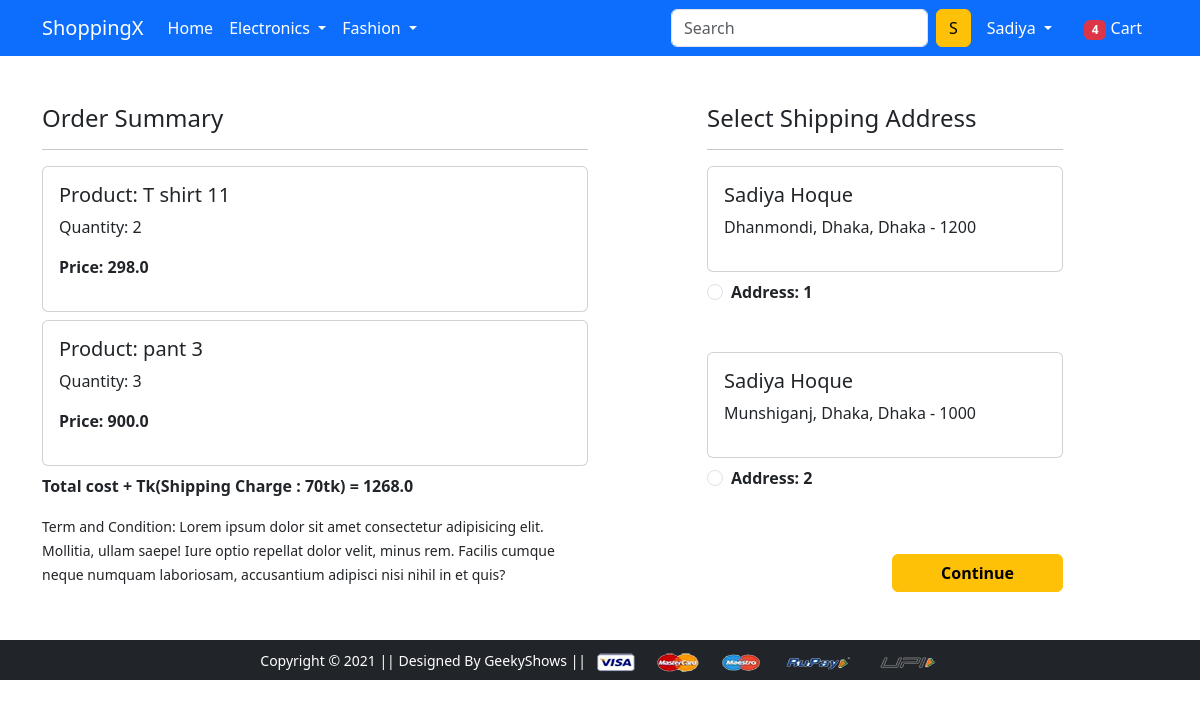
The app's page /checkout/ (signed in), older data.
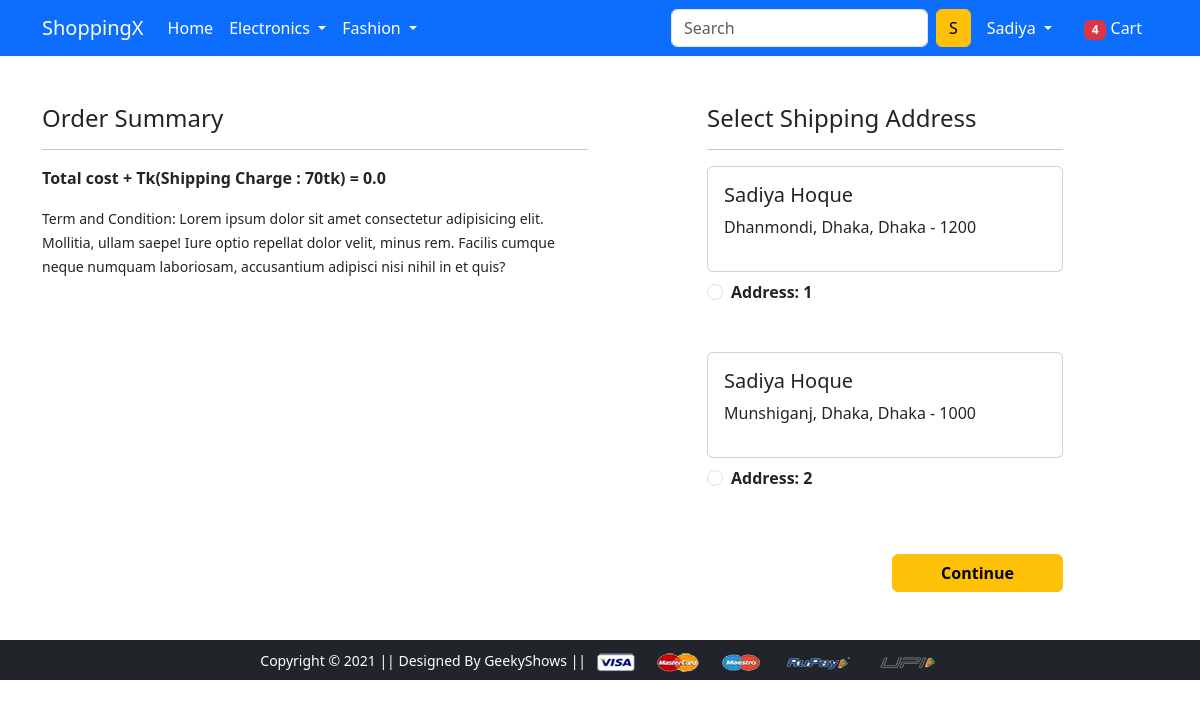
The same page, newer data.
### app/models.py (models this page shows, shortened)
class Cart(models.Model):
    user = models.ForeignKey(User, on_delete=models.CASCADE)
    product = models.ForeignKey(Product, on_delete=models.CASCADE)
    quantity = models.PositiveIntegerField(default=1)
    @property
    def total_cost(self):
        return self.quantity * self.product.discounted_price

class Product(models.Model):
    title = models.CharField(max_length=100)
    selling_price = models.FloatField()
    discounted_price = models.FloatField()
    description = models.TextField()
    brand = models.CharField(max_length=100)
    category = models.CharField(choices=CATEGORY_CHOICES, max_length=2)
    product_image = models.ImageField(upload_to='productimg')

class Customer(models.Model):
    user = models.ForeignKey(User, on_delete=models.CASCADE)
    name = models.CharField(max_length=200)
    locality = models.CharField(max_length=200)
    city = models.CharField(max_length=50)
    zipcode = models.IntegerField()
    state = models.CharField(choices=STATE_CHOICES, max_length=50)

### app/views.py (the view)
# urls.py: path('checkout/',  views.checkout, name='checkout'),
def checkout(request):
 user = request.user
 add = Customer.objects.filter(user=user)
 cart_items = Cart.objects.filter(user=user)
 amount = 0.0
 shipping_amount = 70.0
 totalamount = 0.0
 cart_product = [p for p in Cart.objects.all() if p.user == request.user]
 if cart_product:
  for p in cart_product:
   tempamount = (p.quantity * p.product.discounted_price)
   amount += tempamount
  totalamount = amount + shipping_amount
 return render(request, 'app/checkout.html', {'add':add, 'totalamount':totalamount, 'cart_items': cart_items})

### app/templates/app/checkout.html (shortened to what this page needs)
{% extends 'app/base.html' %}
{% load static %}
{% block main-content %}
<div class="container">
 <div class="row mt-5">
  <div class="col-sm-6">
    <h4>Order Summary</h4>
    <hr>
    {% for item in cart_items %}
      <div class="card mb-2">
        <div class="card-body">
          <h5>Product: {{item.product.title}}</h5>
          <p>Quantity: {{item.quantity}}</p>
          <p class="fw-bold">Price: {{item.total_cost}}</p>
        </div>
      </div>
    {% endfor %}
    <p class="fw-bold">Total cost + Tk(Shipping Charge : 70tk) = {{totalamount}}</p>
    <small>Term and Condition: Lorem ipsum dolor sit amet consectetur adipisicing elit. Mollitia, ullam saepe! Iure optio repellat dolor velit, minus rem. Facilis cumque neque numquam laboriosam, accusantium adipisci nisi nihil in et quis?</small>
  </div>
  <div class="col-sm-4 offset-sm-1">
    <h4>Select Shipping Address</h4>
    <hr>
    <form action="/paymentdone">
      {% for ad in add %}
      <div class="card">
        <div class="card-body">
        <h5>{{ad.name}}</h5>
        <p>{{ad.locality}}, {{ad.city}}, {{ad.state}} - {{ad.zipcode}} </p>
        </div>
      </div>
        <div class="form-check mt-2 mb-5">
          <input class="form-check-input" type="radio" name="custid" id="custadd{{forloop.counter}}" value="{{ad.id}}">
          <label class="form-check-label fw-bold" for="custadd{{forloop.counter}}">
            Address: {{forloop.counter}} </label>
        </div>
        {% endfor %}
        <div class="text-end">
          <button type="submit" class="btn btn-warning mt-3 px-5 fw-bold">Continue</button>
        </div>
      </form>
    </div>
  </div>
</div>
{% endblock main-content %}

Row changes from the older to the newer data that the page shows:
removed Cart: product "T shirt 11", quantity "2", total_cost "298.0"
removed Cart: product "pant 3", quantity "3", total_cost "900.0"
Text that changed along with them:
{{ totalamount }}: "1268.0" → "0.0"
